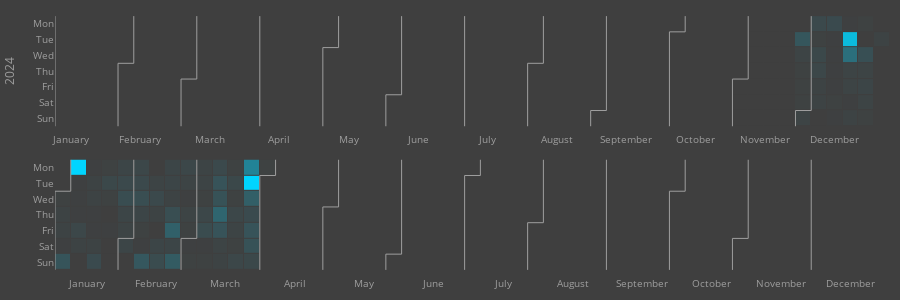

Notebook source saved alongside this figure:
### Code cell
custom_colorscale = [
    [0.0, "#3f3f3f"],  # スケールの最小値に対応する色
    [1.0, "#00d5ff"]    # スケールの最大値に対応する色
]

# タイルプロット
fig = calplot(df, x="date", y="value",
              colorscale=custom_colorscale)
fig.update_layout({"yaxis": {"title": "2024"},
                  "plot_bgcolor": "#3f3f3f",
                  "paper_bgcolor": "#3f3f3f"})
fig.update_layout(margin=dict(l=10, r=10, t=10, b=10))
fig.write_html("html_figures/researchmap.html")
fig

### Figure 1 — Plotly figure (JSON) as saved in the notebook; plotly's stock layout.template omitted (floating-point values rounded to 4 significant figures; data arrays with more than 128 entries replaced by an {"elided": "..."} marker saying what was removed)
{"data": [{"colorscale": [[0, "#3f3f3f"], [1, "#00d5ff"]], "customdata": {"elided": "366x2 str values"}, "hovertemplate": "%{customdata[0]} <br>Week=%{x} <br>%{customdata[1]}=%{z}", "name": "2024", "showscale": false, "type": "heatmap", "x": {"elided": "366 int values"}, "xaxis": "x", "xgap": 1, "y": {"elided": "366 int values"}, "yaxis": "y", "ygap": 1, "z": {"elided": "366 int values"}, "zmax": 119, "zmin": 0}, {"hoverinfo": "skip", "line": {"color": "#9e9e9e", "width": 1}, "mode": "lines", "type": "scatter", "x": [0.5, 0.5], "xaxis": "x", "y": [-0.5, 6.5], "yaxis": "y"}, {"hoverinfo": "skip", "line": {"color": "#9e9e9e", "width": 1}, "mode": "lines", "type": "scatter", "x": [4.5, 4.5], "xaxis": "x", "y": [2.5, 6.5], "yaxis": "y"}, {"hoverinfo": "skip", "line": {"color": "#9e9e9e", "width": 1}, "mode": "lines", "type": "scatter", "x": [4.5, 5.5], "xaxis": "x", "y": [2.5, 2.5], "yaxis": "y"}, {"hoverinfo": "skip", "line": {"color": "#9e9e9e", "width": 1}, "mode": "lines", "type": "scatter", "x": [5.5, 5.5], "xaxis": "x", "y": [2.5, -0.5], "yaxis": "y"}, {"hoverinfo": "skip", "line": {"color": "#9e9e9e", "width": 1}, "mode": "lines", "type": "scatter", "x": [8.5, 8.5], "xaxis": "x", "y": [3.5, 6.5], "yaxis": "y"}, {"hoverinfo": "skip", "line": {"color": "#9e9e9e", "width": 1}, "mode": "lines", "type": "scatter", "x": [8.5, 9.5], "xaxis": "x", "y": [3.5, 3.5], "yaxis": "y"}, {"hoverinfo": "skip", "line": {"color": "#9e9e9e", "width": 1}, "mode": "lines", "type": "scatter", "x": [9.5, 9.5], "xaxis": "x", "y": [3.5, -0.5], "yaxis": "y"}, {"hoverinfo": "skip", "line": {"color": "#9e9e9e", "width": 1}, "mode": "lines", "type": "scatter", "x": [13.5, 13.5], "xaxis": "x", "y": [-0.5, 6.5], "yaxis": "y"}, {"hoverinfo": "skip", "line": {"color": "#9e9e9e", "width": 1}, "mode": "lines", "type": "scatter", "x": [17.5, 17.5], "xaxis": "x", "y": [1.5, 6.5], "yaxis": "y"}, {"hoverinfo": "skip", "line": {"color": "#9e9e9e", "width": 1}, "mode": "lines", "type": "scatter", "x": [17.5, 18.5], "xaxis": "x", "y": [1.5, 1.5], "yaxis": "y"}, {"hoverinfo": "skip", "line": {"color": "#9e9e9e", "width": 1}, "mode": "lines", "type": "scatter", "x": [18.5, 18.5], "xaxis": "x", "y": [1.5, -0.5], "yaxis": "y"}, {"hoverinfo": "skip", "line": {"color": "#9e9e9e", "width": 1}, "mode": "lines", "type": "scatter", "x": [21.5, 21.5], "xaxis": "x", "y": [4.5, 6.5], "yaxis": "y"}, {"hoverinfo": "skip", "line": {"color": "#9e9e9e", "width": 1}, "mode": "lines", "type": "scatter", "x": [21.5, 22.5], "xaxis": "x", "y": [4.5, 4.5], "yaxis": "y"}, {"hoverinfo": "skip", "line": {"color": "#9e9e9e", "width": 1}, "mode": "lines", "type": "scatter", "x": [22.5, 22.5], "xaxis": "x", "y": [4.5, -0.5], "yaxis": "y"}, {"hoverinfo": "skip", "line": {"color": "#9e9e9e", "width": 1}, "mode": "lines", "type": "scatter", "x": [26.5, 26.5], "xaxis": "x", "y": [-0.5, 6.5], "yaxis": "y"}, {"hoverinfo": "skip", "line": {"color": "#9e9e9e", "width": 1}, "mode": "lines", "type": "scatter", "x": [30.5, 30.5], "xaxis": "x", "y": [2.5, 6.5], "yaxis": "y"}, {"hoverinfo": "skip", "line": {"color": "#9e9e9e", "width": 1}, "mode": "lines", "type": "scatter", "x": [30.5, 31.5], "xaxis": "x", "y": [2.5, 2.5], "yaxis": "y"}, {"hoverinfo": "skip", "line": {"color": "#9e9e9e", "width": 1}, "mode": "lines", "type": "scatter", "x": [31.5, 31.5], "xaxis": "x", "y": [2.5, -0.5], "yaxis": "y"}, {"hoverinfo": "skip", "line": {"color": "#9e9e9e", "width": 1}, "mode": "lines", "type": "scatter", "x": [34.5, 34.5], "xaxis": "x", "y": [5.5, 6.5], "yaxis": "y"}, {"hoverinfo": "skip", "line": {"color": "#9e9e9e", "width": 1}, "mode": "lines", "type": "scatter", "x": [34.5, 35.5], "xaxis": "x", "y": [5.5, 5.5], "yaxis": "y"}, {"hoverinfo": "skip", "line": {"color": "#9e9e9e", "width": 1}, "mode": "lines", "type": "scatter", "x": [35.5, 35.5], "xaxis": "x", "y": [5.5, -0.5], "yaxis": "y"}, {"hoverinfo": "skip", "line": {"color": "#9e9e9e", "width": 1}, "mode": "lines", "type": "scatter", "x": [39.5, 39.5], "xaxis": "x", "y": [0.5, 6.5], "yaxis": "y"}, {"hoverinfo": "skip", "line": {"color": "#9e9e9e", "width": 1}, "mode": "lines", "type": "scatter", "x": [39.5, 40.5], "xaxis": "x", "y": [0.5, 0.5], "yaxis": "y"}, {"hoverinfo": "skip", "line": {"color": "#9e9e9e", "width": 1}, "mode": "lines", "type": "scatter", "x": [40.5, 40.5], "xaxis": "x", "y": [0.5, -0.5], "yaxis": "y"}, {"hoverinfo": "skip", "line": {"color": "#9e9e9e", "width": 1}, "mode": "lines", "type": "scatter", "x": [43.5, 43.5], "xaxis": "x", "y": [3.5, 6.5], "yaxis": "y"}, {"hoverinfo": "skip", "line": {"color": "#9e9e9e", "width": 1}, "mode": "lines", "type": "scatter", "x": [43.5, 44.5], "xaxis": "x", "y": [3.5, 3.5], "yaxis": "y"}, {"hoverinfo": "skip", "line": {"color": "#9e9e9e", "width": 1}, "mode": "lines", "type": "scatter", "x": [44.5, 44.5], "xaxis": "x", "y": [3.5, -0.5], "yaxis": "y"}, {"hoverinfo": "skip", "line": {"color": "#9e9e9e", "width": 1}, "mode": "lines", "type": "scatter", "x": [47.5, 47.5], "xaxis": "x", "y": [5.5, 6.5], "yaxis": "y"}, {"hoverinfo": "skip", "line": {"color": "#9e9e9e", "width": 1}, "mode": "lines", "type": "scatter", "x": [47.5, 48.5], "xaxis": "x", "y": [5.5, 5.5], "yaxis": "y"}, {"hoverinfo": "skip", "line": {"color": "#9e9e9e", "width": 1}, "mode": "lines", "type": "scatter", "x": [48.5, 48.5], "xaxis": "x", "y": [5.5, -0.5], "yaxis": "y"}, {"colorscale": [[0, "#3f3f3f"], [1, "#00d5ff"]], "customdata": {"elided": "365x2 str values"}, "hovertemplate": "%{customdata[0]} <br>Week=%{x} <br>%{customdata[1]}=%{z}", "name": "2025", "showscale": false, "type": "heatmap", "x": {"elided": "365 int values"}, "xaxis": "x2", "xgap": 1, "y": {"elided": "365 int values"}, "yaxis": "y2", "ygap": 1, "z": {"elided": "365 int values"}, "zmax": 119, "zmin": 0}, {"hoverinfo": "skip", "line": {"color": "#9e9e9e", "width": 1}, "mode": "lines", "type": "scatter", "x": [-0.5, -0.5], "xaxis": "x2", "y": [1.5, 6.5], "yaxis": "y2"}, {"hoverinfo": "skip", "line": {"color": "#9e9e9e", "width": 1}, "mode": "lines", "type": "scatter", "x": [-0.5, 0.5], "xaxis": "x2", "y": [1.5, 1.5], "yaxis": "y2"}, {"hoverinfo": "skip", "line": {"color": "#9e9e9e", "width": 1}, "mode": "lines", "type": "scatter", "x": [0.5, 0.5], "xaxis": "x2", "y": [1.5, -0.5], "yaxis": "y2"}, {"hoverinfo": "skip", "line": {"color": "#9e9e9e", "width": 1}, "mode": "lines", "type": "scatter", "x": [3.5, 3.5], "xaxis": "x2", "y": [4.5, 6.5], "yaxis": "y2"}, {"hoverinfo": "skip", "line": {"color": "#9e9e9e", "width": 1}, "mode": "lines", "type": "scatter", "x": [3.5, 4.5], "xaxis": "x2", "y": [4.5, 4.5], "yaxis": "y2"}, {"hoverinfo": "skip", "line": {"color": "#9e9e9e", "width": 1}, "mode": "lines", "type": "scatter", "x": [4.5, 4.5], "xaxis": "x2", "y": [4.5, -0.5], "yaxis": "y2"}, {"hoverinfo": "skip", "line": {"color": "#9e9e9e", "width": 1}, "mode": "lines", "type": "scatter", "x": [7.5, 7.5], "xaxis": "x2", "y": [4.5, 6.5], "yaxis": "y2"}, {"hoverinfo": "skip", "line": {"color": "#9e9e9e", "width": 1}, "mode": "lines", "type": "scatter", "x": [7.5, 8.5], "xaxis": "x2", "y": [4.5, 4.5], "yaxis": "y2"}, {"hoverinfo": "skip", "line": {"color": "#9e9e9e", "width": 1}, "mode": "lines", "type": "scatter", "x": [8.5, 8.5], "xaxis": "x2", "y": [4.5, -0.5], "yaxis": "y2"}, {"hoverinfo": "skip", "line": {"color": "#9e9e9e", "width": 1}, "mode": "lines", "type": "scatter", "x": [12.5, 12.5], "xaxis": "x2", "y": [0.5, 6.5], "yaxis": "y2"}, {"hoverinfo": "skip", "line": {"color": "#9e9e9e", "width": 1}, "mode": "lines", "type": "scatter", "x": [12.5, 13.5], "xaxis": "x2", "y": [0.5, 0.5], "yaxis": "y2"}, {"hoverinfo": "skip", "line": {"color": "#9e9e9e", "width": 1}, "mode": "lines", "type": "scatter", "x": [13.5, 13.5], "xaxis": "x2", "y": [0.5, -0.5], "yaxis": "y2"}, {"hoverinfo": "skip", "line": {"color": "#9e9e9e", "width": 1}, "mode": "lines", "type": "scatter", "x": [16.5, 16.5], "xaxis": "x2", "y": [2.5, 6.5], "yaxis": "y2"}, {"hoverinfo": "skip", "line": {"color": "#9e9e9e", "width": 1}, "mode": "lines", "type": "scatter", "x": [16.5, 17.5], "xaxis": "x2", "y": [2.5, 2.5], "yaxis": "y2"}, {"hoverinfo": "skip", "line": {"color": "#9e9e9e", "width": 1}, "mode": "lines", "type": "scatter", "x": [17.5, 17.5], "xaxis": "x2", "y": [2.5, -0.5], "yaxis": "y2"}, {"hoverinfo": "skip", "line": {"color": "#9e9e9e", "width": 1}, "mode": "lines", "type": "scatter", "x": [20.5, 20.5], "xaxis": "x2", "y": [5.5, 6.5], "yaxis": "y2"}, {"hoverinfo": "skip", "line": {"color": "#9e9e9e", "width": 1}, "mode": "lines", "type": "scatter", "x": [20.5, 21.5], "xaxis": "x2", "y": [5.5, 5.5], "yaxis": "y2"}, {"hoverinfo": "skip", "line": {"color": "#9e9e9e", "width": 1}, "mode": "lines", "type": "scatter", "x": [21.5, 21.5], "xaxis": "x2", "y": [5.5, -0.5], "yaxis": "y2"}, {"hoverinfo": "skip", "line": {"color": "#9e9e9e", "width": 1}, "mode": "lines", "type": "scatter", "x": [25.5, 25.5], "xaxis": "x2", "y": [0.5, 6.5], "yaxis": "y2"}, {"hoverinfo": "skip", "line": {"color": "#9e9e9e", "width": 1}, "mode": "lines", "type": "scatter", "x": [25.5, 26.5], "xaxis": "x2", "y": [0.5, 0.5], "yaxis": "y2"}, {"hoverinfo": "skip", "line": {"color": "#9e9e9e", "width": 1}, "mode": "lines", "type": "scatter", "x": [26.5, 26.5], "xaxis": "x2", "y": [0.5, -0.5], "yaxis": "y2"}, {"hoverinfo": "skip", "line": {"color": "#9e9e9e", "width": 1}, "mode": "lines", "type": "scatter", "x": [29.5, 29.5], "xaxis": "x2", "y": [3.5, 6.5], "yaxis": "y2"}, {"hoverinfo": "skip", "line": {"color": "#9e9e9e", "width": 1}, "mode": "lines", "type": "scatter", "x": [29.5, 30.5], "xaxis": "x2", "y": [3.5, 3.5], "yaxis": "y2"}, {"hoverinfo": "skip", "line": {"color": "#9e9e9e", "width": 1}, "mode": "lines", "type": "scatter", "x": [30.5, 30.5], "xaxis": "x2", "y": [3.5, -0.5], "yaxis": "y2"}, {"hoverinfo": "skip", "line": {"color": "#9e9e9e", "width": 1}, "mode": "lines", "type": "scatter", "x": [34.5, 34.5], "xaxis": "x2", "y": [-0.5, 6.5], "yaxis": "y2"}, {"hoverinfo": "skip", "line": {"color": "#9e9e9e", "width": 1}, "mode": "lines", "type": "scatter", "x": [38.5, 38.5], "xaxis": "x2", "y": [1.5, 6.5], "yaxis": "y2"}, {"hoverinfo": "skip", "line": {"color": "#9e9e9e", "width": 1}, "mode": "lines", "type": "scatter", "x": [38.5, 39.5], "xaxis": "x2", "y": [1.5, 1.5], "yaxis": "y2"}, {"hoverinfo": "skip", "line": {"color": "#9e9e9e", "width": 1}, "mode": "lines", "type": "scatter", "x": [39.5, 39.5], "xaxis": "x2", "y": [1.5, -0.5], "yaxis": "y2"}, {"hoverinfo": "skip", "line": {"color": "#9e9e9e", "width": 1}, "mode": "lines", "type": "scatter", "x": [42.5, 42.5], "xaxis": "x2", "y": [4.5, 6.5], "yaxis": "y2"}, {"hoverinfo": "skip", "line": {"color": "#9e9e9e", "width": 1}, "mode": "lines", "type": "scatter", "x": [42.5, 43.5], "xaxis": "x2", "y": [4.5, 4.5], "yaxis": "y2"}, {"hoverinfo": "skip", "line": {"color": "#9e9e9e", "width": 1}, "mode": "lines", "type": "scatter", "x": [43.5, 43.5], "xaxis": "x2", "y": [4.5, -0.5], "yaxis": "y2"}, {"hoverinfo": "skip", "line": {"color": "#9e9e9e", "width": 1}, "mode": "lines", "type": "scatter", "x": [47.5, 47.5], "xaxis": "x2", "y": [-0.5, 6.5], "yaxis": "y2"}], "layout": {"font": {"color": "#9e9e9e", "size": 10}, "height": 300, "margin": {"b": 10, "l": 10, "r": 10, "t": 10}, "paper_bgcolor": "#3f3f3f", "plot_bgcolor": "#3f3f3f", "showlegend": false, "title": {"text": ""}, "xaxis": {"anchor": "y", "domain": [0, 1], "showgrid": false, "showline": false, "tickmode": "array", "ticktext": ["January", "February", "March", "April", "May", "June", "July", "August", "September", "October", "November", "December"], "tickvals": [1.5, 5.909, 10.32, 14.73, 19.14, 23.55, 27.95, 32.36, 36.77, 41.18, 45.59, 50], "zeroline": false}, "xaxis2": {"anchor": "y2", "domain": [0, 1], "showgrid": false, "showline": false, "tickmode": "array", "ticktext": ["January", "February", "March", "April", "May", "June", "July", "August", "September", "October", "November", "December"], "tickvals": [1.5, 5.909, 10.32, 14.73, 19.14, 23.55, 27.95, 32.36, 36.77, 41.18, 45.59, 50], "zeroline": false}, "yaxis": {"anchor": "x", "autorange": "reversed", "domain": [0.54, 1], "showgrid": false, "showline": false, "tickmode": "array", "ticktext": ["Mon", "Tue", "Wed", "Thu", "Fri", "Sat", "Sun"], "tickvals": [0, 1, 2, 3, 4, 5, 6], "title": {"text": "2024"}, "zeroline": false}, "yaxis2": {"anchor": "x2", "autorange": "reversed", "domain": [0, 0.46], "showgrid": false, "showline": false, "tickmode": "array", "ticktext": ["Mon", "Tue", "Wed", "Thu", "Fri", "Sat", "Sun"], "tickvals": [0, 1, 2, 3, 4, 5, 6], "zeroline": false}}}
